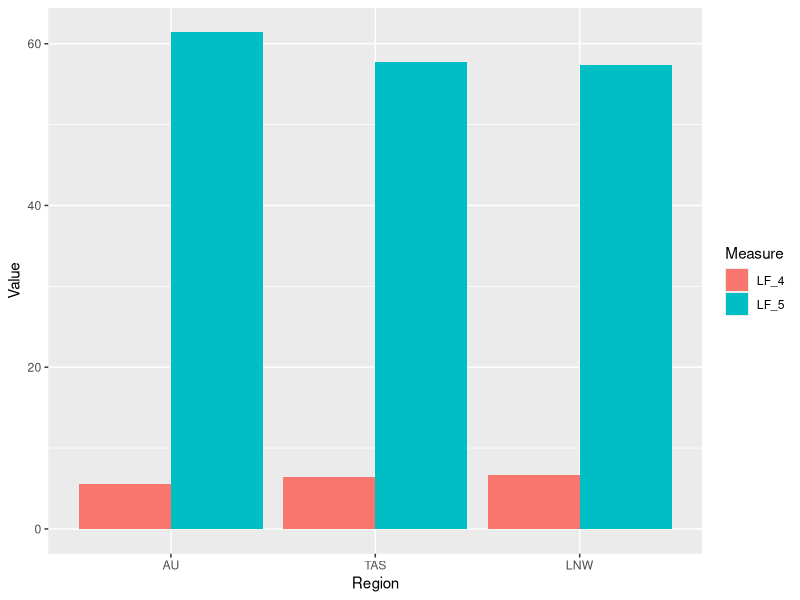

This chart was generated by the following R code:
library(tidyr)
library(dplyr)
library(magrittr)
library(ggplot2)


# Load individual data files
Australia <- read.csv(file="ABS_data/Australia_stats.csv",
                      stringsAsFactors=FALSE)
Tasmania <- read.csv(file="ABS_data/Tasmania.csv",
                     stringsAsFactors=FALSE)
Launceston_NW <- read.csv(file="ABS_data/Launceston_NW.csv",
                      stringsAsFactors=FALSE)

# Create AU classifier and and move to first column.
Aust_tmp <- mutate(Australia, Region = "AU")
Tas_tmp  <- mutate(Tasmania, Region = "TAS")
LNW_tmp  <- mutate(Launceston_NW, Region = "LNW")

# Append datasets
combined <- rbind(Aust_tmp, Tas_tmp, LNW_tmp)

# Convert region to factor
combined$Region <- as.factor(combined$Region)
# Re-order factors
combined$Region <- factor(combined$Region, levels = c("AU","TAS","LNW"))
# Move Region to first column
combined <- select(combined, Region, Time:Description)
# Rename MEASURE to Measure
combined <- rename(combined, Measure = MEASURE)
# Convert Measure to factor
combined$Measure <- as.factor(combined$Measure)

# Filter for employment % and participation %
empl_part <- filter(combined, Measure %in% c("LF_5", "LF_4")) %>%
             select(Region, Measure, Value)

ggplot(data = empl_part, aes(x = Region, y = Value, fill=Measure)) +
  geom_bar(stat="identity", position=position_dodge()) 



